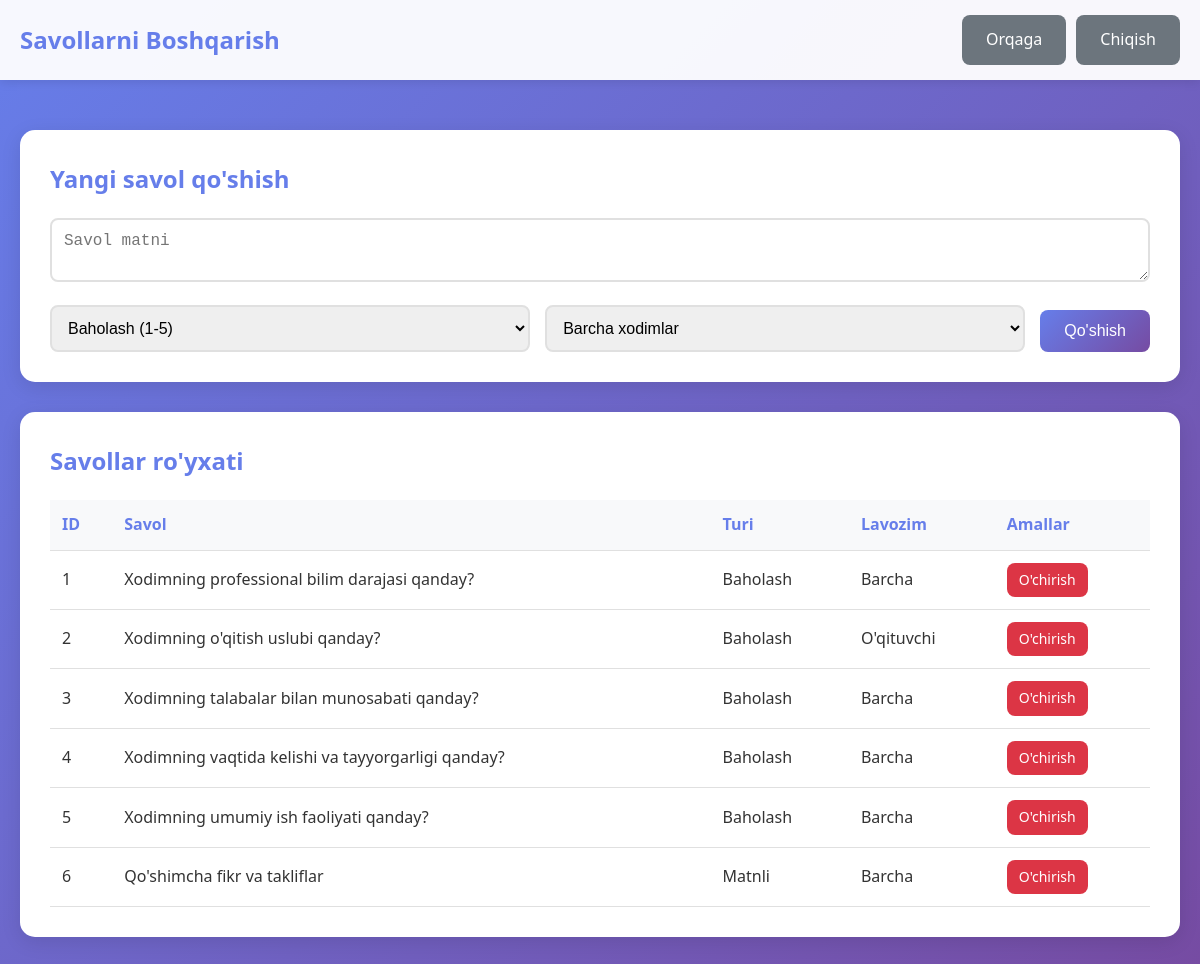
Screenshot of /admin/questions.php (signed in) with the database file from the repository.
### tables this page shows
CREATE TABLE questions (
    id INT PRIMARY KEY AUTO_INCREMENT,
    question_text TEXT NOT NULL,
    question_type ENUM('rating', 'text') DEFAULT 'rating',
    position_type ENUM('teacher', 'dean', 'coordinator', 'all') DEFAULT 'all',
    created_at TIMESTAMP DEFAULT CURRENT_TIMESTAMP
);

### includes/functions.php (called while the page is built, shortened)
<?php
function getPositionName($position) {
    $positions = [
        'teacher' => 'O\'qituvchi',
        'dean' => 'Dekan',
        'coordinator' => 'Koordinator'
    ];
    return $positions[$position] ?? $position;
}
?>

### admin/questions.php (the view, shortened to what this page needs)
<?php
require_once '../includes/functions.php';
$conn = getDBConnection();
$questions_query = "SELECT id, question_text, question_type, position_type FROM questions ORDER BY id";
$questions_result = $conn->query($questions_query);
$questions = $questions_result->fetchAll();
?>
<!DOCTYPE html>
<html lang="uz">
<head>
    <link rel="stylesheet" href="../assets/css/style.css">
</head>
<body>
    <div class="header">
        <div class="container">
            <h1>Savollarni Boshqarish</h1>
            <div class="user-info">
                <a href="dashboard.php" class="btn btn-secondary">Orqaga</a>
                <a href="../logout.php" class="btn btn-secondary">Chiqish</a>
            </div>
        </div>
    </div>
    <div class="container">
        <div class="admin-section">
            <h2>Yangi savol qo'shish</h2>
            <form method="POST" class="form-inline">
                <div class="form-group full-width">
                    <textarea name="question_text" placeholder="Savol matni" rows="2" required></textarea>
                </div>
                <div class="form-group">
                    <select name="question_type" required>
                        <option value="rating">Baholash (1-5)</option>
                    </select>
                </div>
                <div class="form-group">
                    <select name="position_type" required>
                        <option value="all">Barcha xodimlar</option>
                    </select>
                </div>
                <button type="submit" class="btn btn-primary">Qo'shish</button>
            </form>
        </div>
        <div class="admin-section">
            <h2>Savollar ro'yxati</h2>
            <?php if (count($questions) > 0): ?>
                <table class="data-table">
                    <thead>
                        <tr>
                            <th>ID</th>
                            <th>Savol</th>
                            <th>Turi</th>
                            <th>Lavozim</th>
                            <th>Amallar</th>
                        </tr>
                    </thead>
                    <tbody>
                        <?php foreach ($questions as $question): ?>
                            <tr>
                                <td><?php echo $question['id']; ?></td>
                                <td><?php echo htmlspecialchars($question['question_text']); ?></td>
                                <td><?php echo $question['question_type'] === 'rating' ? 'Baholash' : 'Matnli'; ?></td>
                                <td>
                                    <?php
                                    if ($question['position_type'] === 'all') {
                                        echo 'Barcha';
                                    } else {
                                        echo getPositionName($question['position_type']);
                                    }
                                    ?>
                                </td>
                                <td>
                                    <a href="?delete=<?php echo $question['id']; ?>" class="btn btn-small btn-danger" onclick="return confirm('Rostdan o\'chirmoqchimisiz?')">O'chirish</a>
                                </td>
                            </tr>
                        <?php endforeach; ?>
                    </tbody>
                </table>
            <?php else: ?>
                <div class="alert alert-info">Hozircha savollar ro'yxati bo'sh.</div>
            <?php endif; ?>
        </div>
    </div>
</body>
</html>

### assets/css/style.css (style rules this page uses)
* { margin: 0; padding: 0; box-sizing: border-box; }
body { font-family: "Segoe UI", Tahoma, Geneva, Verdana, sans-serif; background: linear-gradient(135deg, #667eea 0%, #764ba2 100%); min-height: 100vh; color: #333; line-height: 1.6; }
.container { max-width: 1200px; margin: 0 auto; padding: 20px; }
.header { background: rgba(255, 255, 255, 0.95); box-shadow: 0 2px 10px rgba(0, 0, 0, 0.1); margin-bottom: 30px; }
.header .container { display: flex; justify-content: space-between; align-items: center; padding: 15px 20px; }
.header h1 { color: #667eea; font-size: 24px; }
.user-info { display: flex; gap: 10px; align-items: center; }
.form-group { margin-bottom: 20px; }
.form-group input[type="text"], .form-group input[type="password"], .form-group select, .form-group textarea { width: 100%; padding: 12px; border: 2px solid #e0e0e0; border-radius: 8px; font-size: 16px; transition: border-color 0.3s; }
.btn { padding: 12px 24px; border: none; border-radius: 8px; font-size: 16px; cursor: pointer; text-decoration: none; display: inline-block; transition: all 0.3s; font-weight: 500; }
.btn-primary { background: linear-gradient(135deg, #667eea 0%, #764ba2 100%); color: white; }
.btn-secondary { background: #6c757d; color: white; }
.btn-small { padding: 6px 12px; font-size: 14px; }
.btn-danger { background: #dc3545; color: white; }
.admin-section { background: white; border-radius: 15px; padding: 30px; margin-bottom: 30px; box-shadow: 0 5px 20px rgba(0, 0, 0, 0.1); }
.admin-section h2 { color: #667eea; margin-bottom: 20px; }
.data-table { width: 100%; border-collapse: collapse; margin-top: 20px; }
.data-table th, .data-table td { padding: 12px; text-align: left; border-bottom: 1px solid #e0e0e0; }
.data-table th { background: #f8f9fa; color: #667eea; font-weight: 600; }
.form-inline { display: flex; gap: 15px; flex-wrap: wrap; align-items: flex-end; }
.form-inline .form-group { flex: 1; min-width: 200px; margin-bottom: 0; }
.form-inline .full-width { flex: 100%; }

### rows the page displays
questions: id "1", question_text "Xodimning professional bilim darajasi qanday?", question_type "Baholash", position_type "Barcha"
questions: id "2", question_text "Xodimning o'qitish uslubi qanday?", question_type "Baholash", position_type "O'qituvchi"
questions: id "3", question_text "Xodimning talabalar bilan munosabati qanday?", question_type "Baholash", position_type "Barcha"
questions: id "4", question_text "Xodimning vaqtida kelishi va tayyorgarligi qanday?", question_type "Baholash", position_type "Barcha"
questions: id "5", question_text "Xodimning umumiy ish faoliyati qanday?", question_type "Baholash", position_type "Barcha"
questions: id "6", question_text "Qo'shimcha fikr va takliflar", question_type "Matnli", position_type "Barcha"
